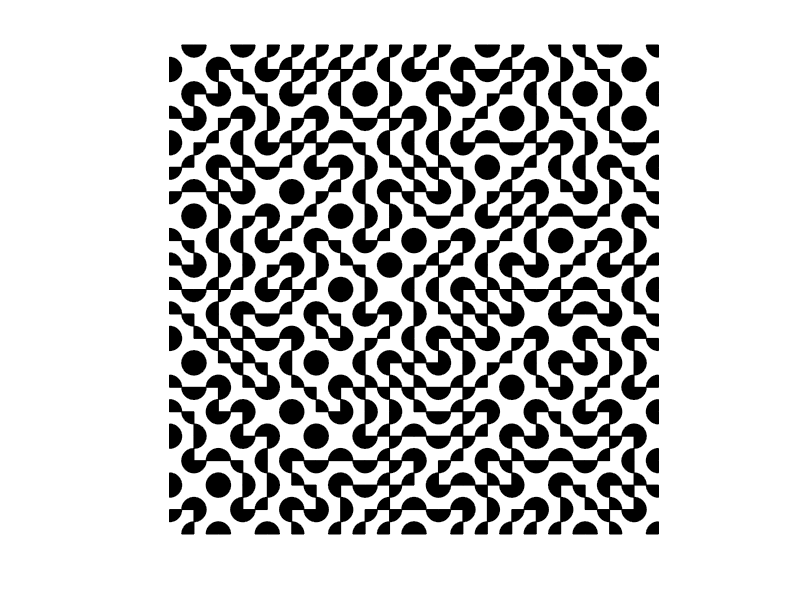
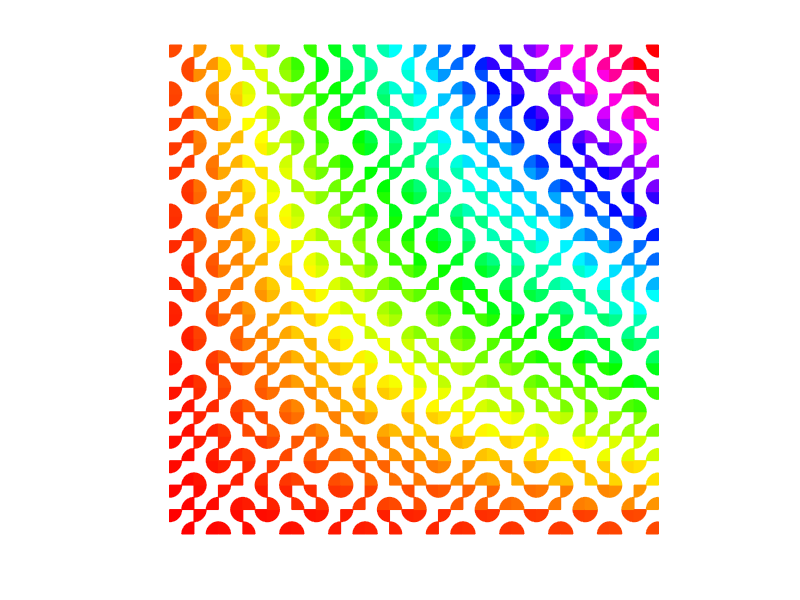

The MATLAB script that drew these images, in order:
function truchettiling3
%truchet tiling
total=20;
cmap=hsv(total^2);
colors=pink(4);
figure
for n=1:total
    for m=1:total
        if rand>0.5
            [x,y]=truchet(2);
        else
            [x,y]=truchet(1);
        end
        patch(x+n,y+m,'k');
    end
end
axis equal off

figure
for n=1:total
    for m=1:total        
        if rand>0.5
            [x,y]=truchet(2);
        else
            [x,y]=truchet(1);
        end
        patch(x+n,y+m,'k','facecolor',cmap(n*m,:)...
            ,'edgecolor',cmap(n*m,:));
    end
end
axis equal off
end

function [x,y]=truchet(choice)
noofpoints=15;
if choice==1
    t1=linspace(0,pi/2,noofpoints)';
    t2=linspace(pi,3*pi/2,noofpoints)';
    r=0.5*ones(length(t1),2);
    [x,y]=pol2cart([t1 t2],r);
    x=[x;0 0];
    y=[y;0 0];
    
    x(:,1)=x(:,1)-1;
    y(:,2)=y(:,2)+1;
    
else
    t1=linspace(pi/2,pi,noofpoints)';
    t2=linspace(3*pi/2,2*pi,noofpoints)';
    r=0.5*ones(length(t1),2);
    [x,y]=pol2cart([t1 t2],r);
    x=[x;0 0];
    y=[y;0 0];
    
    x(:,2)=x(:,2)-1;
    y(:,2)=y(:,2)+1;
end
end
